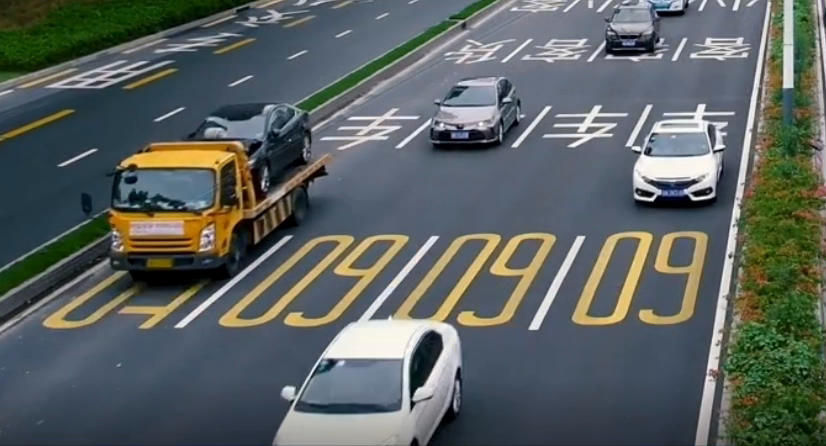
#> input picture frame 21 of vehicle_counting/count4.mov, 826 x 446 px
$ python main.py
#> lines starting #> are read from the running program, lines starting #| are printed output that depends on the picture; after the words box and inside, x2 and y2 are one past the last pixel; in counts of white or black regions, pixels touching at a corner belong together
import cv2
import numpy as np


class Cars:

    # [9 lines left out: function __init__, not called in this run]

    def get_centerx(self):
        return self.x

    def get_centery(self):
        return self.y

    # [5 lines left out: function updateCentroid, not called in this run]

    def remove(self):
        self.done = True

    def removeTheVehicle(self):
        return self.done

    # [22 lines left out: functions up, down, add, not called in this run]


count_number_for_up = 0
count_number_for_down = 0

cap = cv2.VideoCapture("count4.mov")

width = cap.get(3)
height = cap.get(4)

line = int(3 * (height / 5))

kernel1 = np.ones((3, 3), np.uint8)
kernel2 = np.ones((11, 11), np.uint8)

point_left = [0, line]
point_right = [width, line]
points_array = np.array([point_left, point_right], np.int32)
points_array = points_array.reshape((-1, 1, 2))

# Create the background subtractor
mog_subtractor = cv2.createBackgroundSubtractorMOG2()

cars = []

while cap.isOpened():
    # read a frame
    ret, frame = cap.read()
#> frame is the input picture: shape (446, 826, 3); mean B, G, R 96.7, 98.5, 91.3
    if not ret:
        break
    if ret:
        cv2.resize(frame, (640, 480))

    for i in cars:
        i.add()

    mog_mask = mog_subtractor.apply(frame)
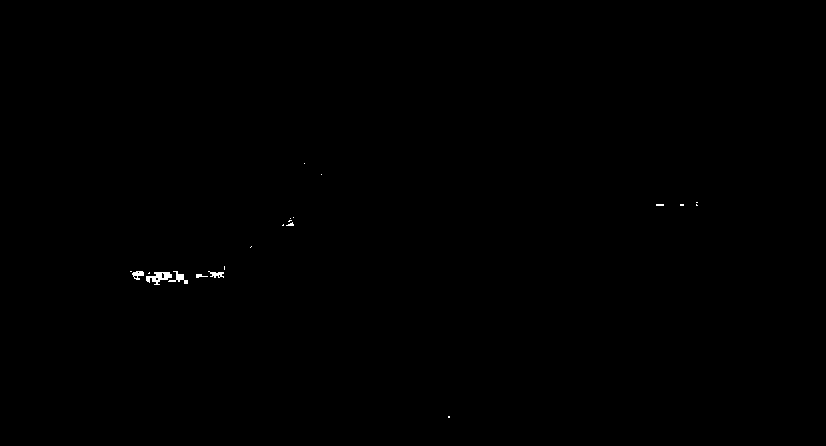
#> mog_mask: shape (446, 826); values 127 (black) and 255 (white), 0.14% white; 21 white regions (16 under 20 px), largest, box (x1, y1, x2, y2) and area: (146, 272, 172, 285) 177, (168, 271, 188, 284) 92, (132, 271, 144, 280) 66, (208, 271, 224, 278) 62, (196, 274, 208, 278) 27
    # Binary to shadow
    ret, dst = cv2.threshold(mog_mask, 150, 255, cv2.THRESH_BINARY)
    # Opening to remove noise
    mask = cv2.morphologyEx(dst, cv2.MORPH_OPEN, kernel1)
#> mask: shape (446, 826); 0.09% white; 8 white regions (1 under 20 px), largest, box (x1, y1, x2, y2) and area: (152, 272, 162, 282) 68, (176, 274, 188, 284) 64, (164, 272, 172, 280) 52
    # Closing to join white region
    mask = cv2.morphologyEx(mask, cv2.MORPH_CLOSE, kernel2)
#> mask: shape (446, 826); 0.11% white; 4 white regions (1 under 20 px)

    contours, hierarchy = cv2.findContours(mask, cv2.RETR_EXTERNAL, cv2.CHAIN_APPROX_NONE)
#> contours = 4 contours, 1 with area under 20; largest, box (x1, y1, x2, y2) and area: (146, 272, 188, 284) 219, (196, 272, 222, 278) 49, (133, 271, 144, 276) 34


    for cnt in contours:

        area = cv2.contourArea(cnt)

        if (width * height) / 200 < area < 20000:
            cv2.drawContours(frame, cnt, -1, (0, 255, 0), 3, 8)
            M = cv2.moments(cnt)
            cx = int(M['m10'] / M['m00'])
            cy = int(M['m01'] / M['m00'])
            x, y, w, h = cv2.boundingRect(cnt)

            # the object is near the one which already detect before
            notContainInCars = True
            for i in cars:
                if abs(x - i.get_centerx()) <= w and abs(y - i.get_centery()) <= h:
                    notContainInCars = False
                    i.updateCentroid(cx, cy)  # Update the coordinates in the object and reset age
                    if i.up(line):
                        count_number_for_up += 1

                    elif i.down(line):
                        count_number_for_down += 1
                    break

                if i.removeTheVehicle():
                    index = cars.index(i)
                    cars.pop(index)
                    del i

            if notContainInCars:
                p = Cars(cx, cy)
                cars.append(p)

            cv2.circle(frame, (cx, cy), 7, (0, 0, 255), -1)
#> this loop made 4 passes
#> area on passes 1 to 3: 49, 219, 34
#> after the loop, cars = []; count_number_for_down = 0; count_number_for_up = 0


    frame = cv2.polylines(frame, [points_array], False, (0, 0, 255), thickness=2)

    # up = 'UP: ' + str(count_number_for_up)
    # cv2.putText(frame, up, (400, 50), font, 2, (255, 255, 255), 2, cv2.LINE_AA)
    # cv2.putText(frame, up, (400, 50), font, 2, (0, 0, 255), 1, cv2.LINE_AA)

    down = 'DOWN: ' + str(count_number_for_down)
#> down = 'DOWN: 0'
    cv2.putText(frame, down, (10, 50), cv2.FONT_HERSHEY_SIMPLEX, 2, (255, 255, 255), 2, cv2.LINE_AA)
    cv2.putText(frame, down, (10, 50), cv2.FONT_HERSHEY_SIMPLEX, 2, (255, 0, 0), 1, cv2.LINE_AA)
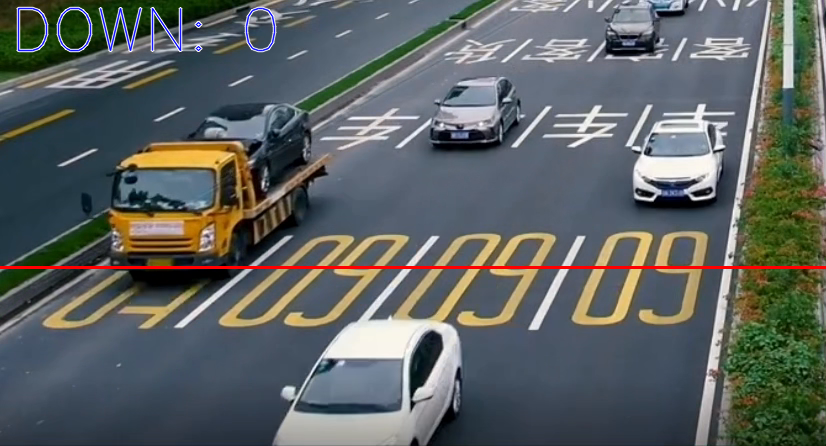
#> frame: shape (446, 826, 3); mean B, G, R 97.5, 98.4, 93.1

    cv2.imshow('Frame', frame)

    k = cv2.waitKey(10) & 0xff
#> (key Esc is pressed here)
    if k == 27:
        break

cap.release()
cv2.destroyAllWindows()
